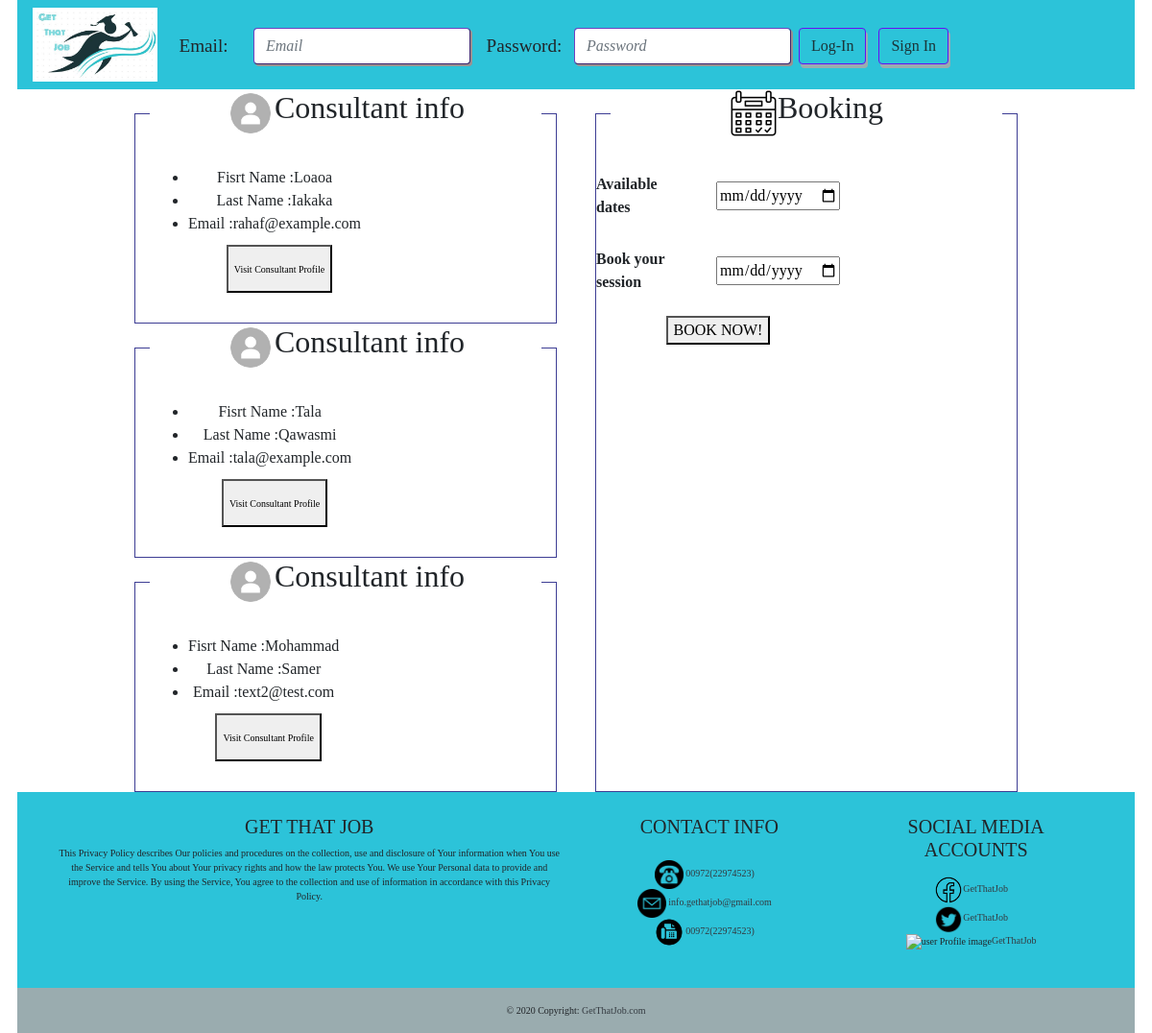
The page /booking on the database as committed earlier.
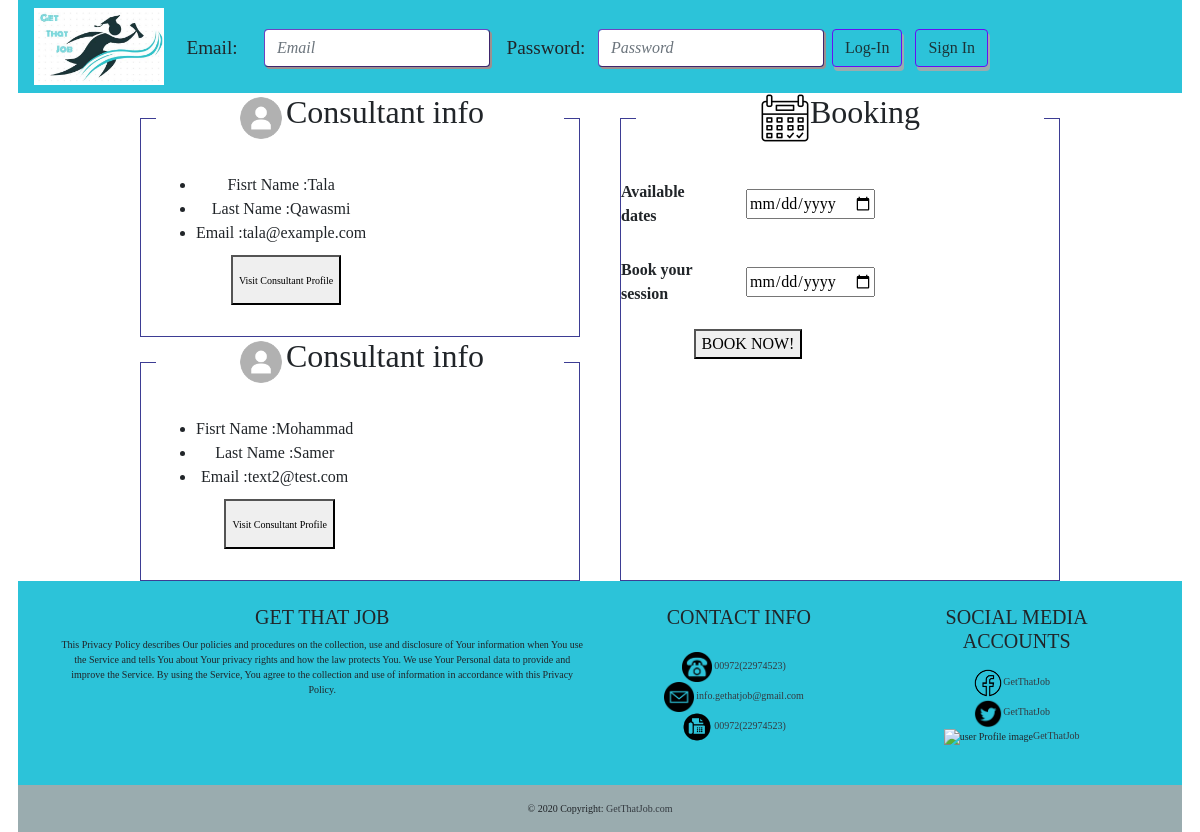
The same page on the database as committed later.
### get_that_job_app/models.py (models this page shows)
class User(models.Model):
    first_name=models.CharField(max_length=255)
    last_name=models.CharField(max_length=255)
    email=models.CharField(max_length=255)
    password=models.CharField(max_length=255)
    birthday=models.DateField(null = True)
    education=models.TextField(null=True)
    field_of_experience=models.TextField(null=True)
    image = models.ImageField(upload_to="images/",null=True)
    interests=models.TextField(null=True)
    about=models.TextField(null=True)
    role=models.ForeignKey(Role,related_name='role', on_delete=models.CASCADE,default=2) # foreignkey one to many  user with role
    created_at=models.DateTimeField(auto_now_add=True)
    updated_at=models.DateTimeField(auto_now=True)
    objects = UserManager()

### get_that_job_app/views.py (the view)
# urls.py: path('booking',views.booking),
def booking(request):
    context = models.all_users()
    return render(request,'Booking.html',context)

### get_that_job_app/models.py (called while the page is built)
def all_users():
    context = {
        "users": User.objects.filter(role = Role.objects.get(id=2)),
        "consultants": User.objects.filter(role = Role.objects.get(id=3)),
        "partners": Partner.objects.all(),
        "admins": User.objects.filter(role = Role.objects.get(id=1)),
        "all_users" : User.objects.all(),
    }
    return context

### get_that_job_app/templates/Booking.html (shortened to what the changed rows need)
<!DOCTYPE html>
<html lang="en">
<head>
    {% load static %}
    <link rel="stylesheet" href="https://stackpath.bootstrapcdn.com/bootstrap/4.3.1/css/bootstrap.min.css">
    <link rel="stylesheet" href="{% static 'css/style.css' %}">
</head>
<body>
    <div class="container">
        <main>
            <div class="consultant">
            {% for consultant in consultants %}
            <fieldset>
                <legend>
                    <img src="{% static 'img/profile-pic.png' %}" alt="user Profile image" height="50px" width="50px" /><h2>Consultant info</h2>
                </legend>
                <ul>
                    <li>Fisrt Name :{{consultant.first_name}}</li>
                    <li>Last Name :{{consultant.last_name}}</li>
                    <li>Email :{{consultant.email}}</li>
                    <button class="button_now" > Visit Consultant Profile</button>
                </ul>
            </fieldset>
            {% endfor %}
            </div>
            <fieldset>
                <legend>
                    <img src="{% static 'img/booking.png' %}" alt="user Profile image" height="50px" width="50px" /><h2>Booking</h2>
                </legend>
            </fieldset>
        </main>
</body>
</html>

Rows that differ between the two databases and show on the page:
no longer on this page (row edited): User: first_name "Loaoa", last_name "Iakaka", email "rahaf@example.com"
